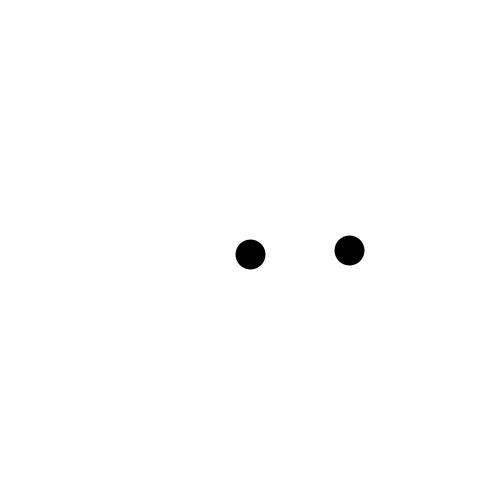
Frame 1 (no input)
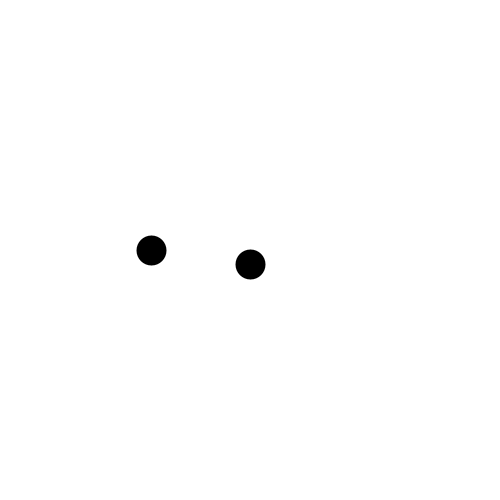
Frame 60 (the mouse pressed at the canvas centre just before this capture)
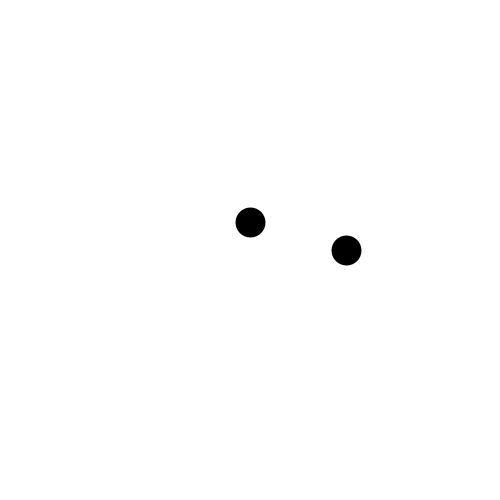
Frame 120 (the mouse held since frame 60 and released just before this capture)

The Processing sketch that drew these frames (run headless with seeded random() and noise(); from frame 60 on, the mouse is pressed at the canvas centre):

// Processing sketch: e03_falowanie_okrecanie
// ── e03_falowanie_okrecanie.pde
void setup() {
  size(500, 500);
  strokeWeight(30);
}

void draw() {
  background(255);
  point(250, 250+100*sin(frameCount*0.05));
  point(250+100*cos(frameCount*0.05), 250);
}
